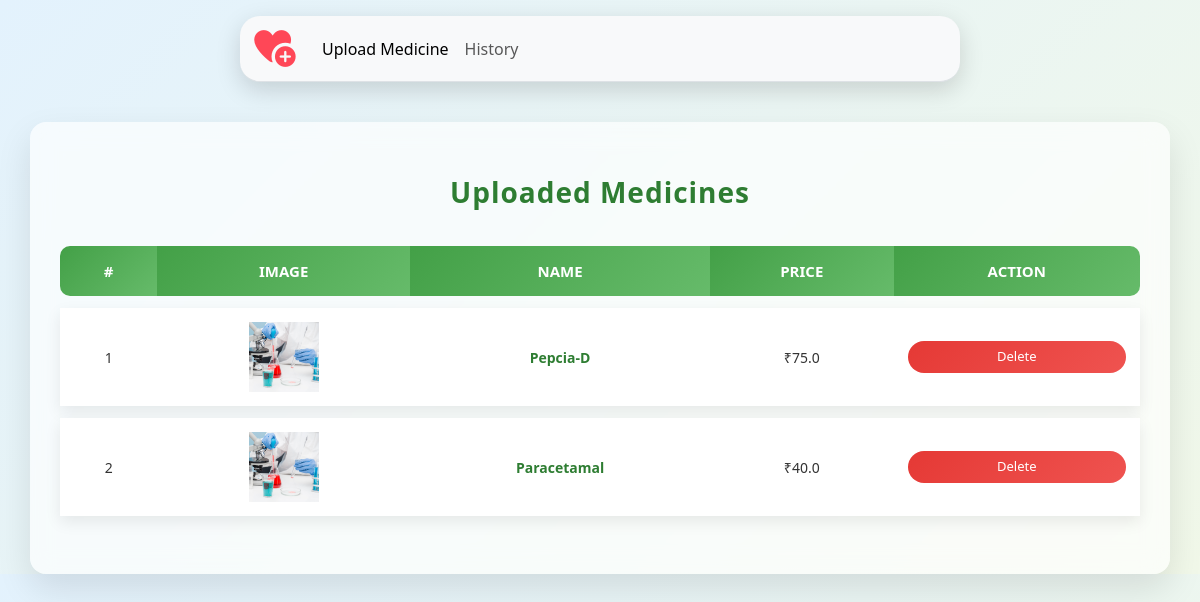
Page /wholeseller/history/ (signed in) on the committed database.
### WholeSeller/models.py (models this page shows)
class Medicine(models.Model):
    wholesaler = models.ForeignKey(User, on_delete=models.CASCADE)
    name = models.CharField(max_length=200)
    price = models.FloatField()
    image = models.ImageField(upload_to='', null=True, blank=True)
    uploaded_at = models.DateTimeField(auto_now_add=True)

### WholeSeller/views.py (the view)
# urls.py: path("history/" , views.History , name='history'),
@login_required
def History(request):
   medicines = Medicine.objects.filter(wholesaler=request.user)
   return render(request, "wholeseller/history.html", {'medicines': medicines})

### templates/wholeseller/history.html (shortened to what this page needs)
{% extends "WholeSeller/navbar.html" %}
{% load static %}
{% block body %}
<link rel="stylesheet" href="{% static 'style/Medine_history.css' %}">
<div class="container">
  <h3 class="my-4">Uploaded Medicines</h3>
  <table class="table table-bordered text-center align-middle">
    <thead>
      <tr>
        <th>#</th>
        <th>Image</th>
        <th>Name</th>
        <th>Price</th>
        <th>Action</th>
      </tr>
    </thead>
    <tbody>
      {% for medicine in medicines %}
      <tr>
        <td>{{ forloop.counter }}</td>
        <td>
          {% if medicine.image %}
            <img src="{{ medicine.image.url }}" alt="{{ medicine.name }}" width="70" height="70" style="object-fit: cover;">
          {% else %}
            <span>No Image</span>
          {% endif %}
        </td>
        <td>{{ medicine.name }}</td>
        <td>₹{{ medicine.price }}</td>
        <td>
          <form method="post" action="{% url 'delete_medicine' medicine.id %}">
            <button class="btn btn-danger btn-sm">Delete</button>
          </form>
        </td>
      </tr>
      {% empty %}
      <tr>
        <td colspan="6" class="text-center">No data found</td>
      </tr>
      {% endfor %}
    </tbody>
  </table>
</div>
{% endblock body %}

### static/style/style.css (style rules this page uses)
* { padding: 0; margin: 0; box-sizing: border-box; text-decoration: none; list-style: none; }
button { width: 100%; padding: 12px; border: none; border-radius: 10px; background: #2575fc; color: #fff; font-size: 16px; cursor: pointer; transition: 0.3s; }

### static/style/Medine_history.css (style rules this page uses)
body { background: linear-gradient(135deg, #e3f2fd, #f1f8e9); font-family: "Segoe UI", Tahoma, sans-serif; }
.container { margin-top: 40px; background: rgba(255, 255, 255, 0.65); backdrop-filter: blur(12px); border-radius: 16px; padding: 30px; box-shadow: 0 15px 35px rgba(0, 0, 0, 0.1); }
.container h3 { font-weight: 700; text-align: center; color: #2e7d32; margin-bottom: 25px; letter-spacing: 1px; }
.table { border-collapse: separate; border-spacing: 0 12px; }
.table thead th { background: linear-gradient(135deg, #43a047, #66bb6a); color: #fff; text-align: center; padding: 14px; border: none; font-size: 15px; text-transform: uppercase; }
.table thead th:first-child { border-top-left-radius: 10px; border-bottom-left-radius: 10px; }
.table thead th:last-child { border-top-right-radius: 10px; border-bottom-right-radius: 10px; }
.table tbody tr { background: #ffffff; transition: all 0.3s ease; box-shadow: 0 6px 15px rgba(0, 0, 0, 0.08); }
.table tbody td { text-align: center; padding: 14px; vertical-align: middle; border: none; font-size: 14px; color: #333; }
.table tbody td:nth-child(3) { font-weight: 600; color: #2e7d32; }
.btn-danger { background: linear-gradient(135deg, #e53935, #ef5350); border: none; border-radius: 20px; padding: 6px 14px; font-size: 13px; transition: all 0.3s ease; }

### rows in the picture
Medicine: image (picture), name "Pepcia-D", price "75.0"
Medicine: image (picture), name "Paracetamal", price "40.0"
